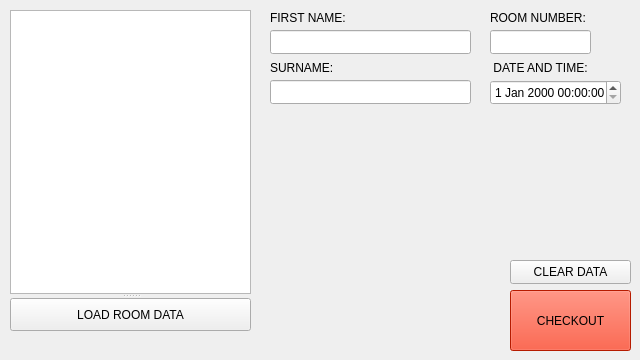
    <widget class="QWidget" name="CHECKOUT">
     <attribute name="title">
      <string>CHECKOUT</string>
     </attribute>
     <widget class="QLineEdit" name="line_surname_2">
      <property name="geometry">
       <rect>
        <x>270</x>
        <y>80</y>
        <width>201</width>
        <height>24</height>
       </rect>
      </property>
      <property name="readOnly">
       <bool>true</bool>
      </property>
     </widget>
     <widget class="QLineEdit" name="line_roomno_2">
      <property name="geometry">
       <rect>
        <x>490</x>
        <y>30</y>
        <width>101</width>
        <height>24</height>
       </rect>
      </property>
      <property name="readOnly">
       <bool>true</bool>
      </property>
     </widget>
     <widget class="QLabel" name="txt_surname_2">
      <property name="geometry">
       <rect>
        <x>270</x>
        <y>60</y>
        <width>68</width>
        <height>16</height>
       </rect>
      </property>
      <property name="text">
       <string>SURNAME:</string>
      </property>
     </widget>
     <widget class="QLabel" name="txt_rooomno_2">
      <property name="geometry">
       <rect>
        <x>490</x>
        <y>10</y>
        <width>101</width>
        <height>16</height>
       </rect>
      </property>
      <property name="text">
       <string>ROOM NUMBER:</string>
      </property>
     </widget>
     <widget class="QLabel" name="txt_firstname_2">
      <property name="geometry">
       <rect>
        <x>270</x>
        <y>10</y>
        <width>81</width>
        <height>16</height>
       </rect>
      </property>
      <property name="text">
       <string>FIRST NAME:</string>
      </property>
     </widget>
     <widget class="QLineEdit" name="line_firstname_2">
      <property name="geometry">
       <rect>
        <x>270</x>
        <y>30</y>
        <width>201</width>
        <height>24</height>
       </rect>
      </property>
      <property name="readOnly">
       <bool>true</bool>
      </property>
     </widget>
     <widget class="QPushButton" name="pushButton_checkout">
      <property name="geometry">
       <rect>
        <x>510</x>
        <y>290</y>
        <width>121</width>
        <height>61</height>
       </rect>
      </property>
      <property name="palette">
       <palette>
        <active>
         <colorrole role="WindowText">
          <brush brushstyle="SolidPattern">
           <color alpha="255">
            <red>0</red>
            <green>0</green>
            <blue>0</blue>
           </color>
          </brush>
         </colorrole>
         <colorrole role="Button">
          <brush brushstyle="SolidPattern">
           <color alpha="255">
            <red>255</red>
            <green>38</green>
            <blue>0</blue>
           </color>
          </brush>
         </colorrole>
         <colorrole role="Light">
          <brush brushstyle="SolidPattern">
           <color alpha="255">
            <red>255</red>
            <green>147</green>
            <blue>127</blue>
           </color>
          </brush>
         </colorrole>
         <colorrole role="Midlight">
          <brush brushstyle="SolidPattern">
           <color alpha="255">
            <red>255</red>
            <green>92</green>
            <blue>63</blue>
           </color>
          </brush>
         </colorrole>
         <colorrole role="Dark">
          <brush brushstyle="SolidPattern">
           <color alpha="255">
            <red>127</red>
            <green>19</green>
            <blue>0</blue>
           </color>
          </brush>
         </colorrole>
         <colorrole role="Mid">
          <brush brushstyle="SolidPattern">
           <color alpha="255">
            <red>170</red>
            <green>25</green>
            <blue>0</blue>
           </color>
          </brush>
         </colorrole>
         <colorrole role="Text">
          <brush brushstyle="SolidPattern">
           <color alpha="255">
            <red>0</red>
            <green>0</green>
            <blue>0</blue>
           </color>
          </brush>
         </colorrole>
         <colorrole role="BrightText">
          <brush brushstyle="SolidPattern">
           <color alpha="255">
            <red>255</red>
            <green>255</green>
            <blue>255</blue>
           </color>
          </brush>
         </colorrole>
         <colorrole role="ButtonText">
          <brush brushstyle="SolidPattern">
           <color alpha="255">
            <red>0</red>
            <green>0</green>
            <blue>0</blue>
           </color>
          </brush>
         </colorrole>
         <colorrole role="Base">
          <brush brushstyle="SolidPattern">
           <color alpha="255">
            <red>255</red>
            <green>255</green>
            <blue>255</blue>
           </color>
          </brush>
         </colorrole>
         <colorrole role="Window">
          <brush brushstyle="SolidPattern">
           <color alpha="255">
            <red>255</red>
            <green>38</green>
            <blue>0</blue>
           </color>
          </brush>
         </colorrole>
         <colorrole role="Shadow">
          <brush brushstyle="SolidPattern">
           <color alpha="255">
            <red>0</red>
            <green>0</green>
            <blue>0</blue>
           </color>
          </brush>
         </colorrole>
         <colorrole role="AlternateBase">
          <brush brushstyle="SolidPattern">
           <color alpha="255">
            <red>255</red>
            <green>146</green>
            <blue>127</blue>
           </color>
          </brush>
         </colorrole>
         <colorrole role="ToolTipBase">
          <brush brushstyle="SolidPattern">
           <color alpha="255">
            <red>255</red>
            <green>255</green>
            <blue>220</blue>
           </color>
          </brush>
         </colorrole>
         <colorrole role="ToolTipText">
          <brush brushstyle="SolidPattern">
           <color alpha="255">
            <red>0</red>
            <green>0</green>
            <blue>0</blue>
           </color>
          </brush>
         </colorrole>
         <colorrole role="PlaceholderText">
          <brush brushstyle="SolidPattern">
           <color alpha="128">
            <red>0</red>
            <green>0</green>
            <blue>0</blue>
           </color>
          </brush>
         </colorrole>
        </active>
        <inactive>
         <colorrole role="WindowText">
          <brush brushstyle="SolidPattern">
           <color alpha="255">
            <red>0</red>
            <green>0</green>
            <blue>0</blue>
           </color>
          </brush>
         </colorrole>
         <colorrole role="Button">
          <brush brushstyle="SolidPattern">
           <color alpha="255">
            <red>255</red>
            <green>38</green>
            <blue>0</blue>
           </color>
          </brush>
         </colorrole>
         <colorrole role="Light">
          <brush brushstyle="SolidPattern">
           <color alpha="255">
            <red>255</red>
            <green>147</green>
            <blue>127</blue>
           </color>
          </brush>
         </colorrole>
         <colorrole role="Midlight">
          <brush brushstyle="SolidPattern">
           <color alpha="255">
            <red>255</red>
            <green>92</green>
            <blue>63</blue>
           </color>
          </brush>
         </colorrole>
         <colorrole role="Dark">
          <brush brushstyle="SolidPattern">
           <color alpha="255">
            <red>127</red>
            <green>19</green>
            <blue>0</blue>
           </color>
          </brush>
         </colorrole>
         <colorrole role="Mid">
          <brush brushstyle="SolidPattern">
           <color alpha="255">
            <red>170</red>
            <green>25</green>
            <blue>0</blue>
           </color>
          </brush>
         </colorrole>
         <colorrole role="Text">
          <brush brushstyle="SolidPattern">
           <color alpha="255">
            <red>0</red>
            <green>0</green>
            <blue>0</blue>
           </color>
          </brush>
         </colorrole>
         <colorrole role="BrightText">
          <brush brushstyle="SolidPattern">
           <color alpha="255">
            <red>255</red>
            <green>255</green>
            <blue>255</blue>
           </color>
          </brush>
         </colorrole>
         <colorrole role="ButtonText">
          <brush brushstyle="SolidPattern">
           <color alpha="255">
            <red>0</red>
            <green>0</green>
            <blue>0</blue>
           </color>
          </brush>
         </colorrole>
         <colorrole role="Base">
          <brush brushstyle="SolidPattern">
           <color alpha="255">
            <red>255</red>
            <green>255</green>
            <blue>255</blue>
           </color>
          </brush>
         </colorrole>
         <colorrole role="Window">
          <brush brushstyle="SolidPattern">
           <color alpha="255">
            <red>255</red>
            <green>38</green>
            <blue>0</blue>
           </color>
          </brush>
         </colorrole>
         <colorrole role="Shadow">
          <brush brushstyle="SolidPattern">
           <color alpha="255">
            <red>0</red>
            <green>0</green>
            <blue>0</blue>
           </color>
          </brush>
         </colorrole>
         <colorrole role="AlternateBase">
          <brush brushstyle="SolidPattern">
           <color alpha="255">
            <red>255</red>
            <green>146</green>
            <blue>127</blue>
           </color>
          </brush>
         </colorrole>
         <colorrole role="ToolTipBase">
          <brush brushstyle="SolidPattern">
           <color alpha="255">
            <red>255</red>
            <green>255</green>
            <blue>220</blue>
           </color>
          </brush>
         </colorrole>
         <colorrole role="ToolTipText">
          <brush brushstyle="SolidPattern">
           <color alpha="255">
            <red>0</red>
            <green>0</green>
            <blue>0</blue>
           </color>
          </brush>
         </colorrole>
         <colorrole role="PlaceholderText">
          <brush brushstyle="SolidPattern">
           <color alpha="128">
            <red>0</red>
            <green>0</green>
            <blue>0</blue>
           </color>
          </brush>
         </colorrole>
        </inactive>
        <disabled>
         <colorrole role="WindowText">
          <brush brushstyle="SolidPattern">
           <color alpha="255">
            <red>127</red>
            <green>19</green>
            <blue>0</blue>
           </color>
          </brush>
         </colorrole>
         <colorrole role="Button">
          <brush brushstyle="SolidPattern">
           <color alpha="255">
            <red>255</red>
            <green>38</green>
            <blue>0</blue>
           </color>
          </brush>
         </colorrole>
         <colorrole role="Light">
          <brush brushstyle="SolidPattern">
           <color alpha="255">
            <red>255</red>
            <green>147</green>
            <blue>127</blue>
           </color>
          </brush>
         </colorrole>
         <colorrole role="Midlight">
          <brush brushstyle="SolidPattern">
           <color alpha="255">
            <red>255</red>
            <green>92</green>
            <blue>63</blue>
           </color>
          </brush>
         </colorrole>
         <colorrole role="Dark">
          <brush brushstyle="SolidPattern">
           <color alpha="255">
            <red>127</red>
            <green>19</green>
            <blue>0</blue>
           </color>
          </brush>
         </colorrole>
         <colorrole role="Mid">
          <brush brushstyle="SolidPattern">
           <color alpha="255">
            <red>170</red>
            <green>25</green>
            <blue>0</blue>
           </color>
          </brush>
         </colorrole>
         <colorrole role="Text">
          <brush brushstyle="SolidPattern">
           <color alpha="255">
            <red>127</red>
            <green>19</green>
            <blue>0</blue>
           </color>
          </brush>
         </colorrole>
         <colorrole role="BrightText">
          <brush brushstyle="SolidPattern">
           <color alpha="255">
            <red>255</red>
            <green>255</green>
            <blue>255</blue>
           </color>
          </brush>
         </colorrole>
         <colorrole role="ButtonText">
          <brush brushstyle="SolidPattern">
           <color alpha="255">
            <red>127</red>
            <green>19</green>
            <blue>0</blue>
           </color>
          </brush>
         </colorrole>
         <colorrole role="Base">
          <brush brushstyle="SolidPattern">
           <color alpha="255">
            <red>255</red>
            <green>38</green>
            <blue>0</blue>
           </color>
          </brush>
         </colorrole>
         <colorrole role="Window">
          <brush brushstyle="SolidPattern">
           <color alpha="255">
            <red>255</red>
            <green>38</green>
            <blue>0</blue>
           </color>
          </brush>
         </colorrole>
         <colorrole role="Shadow">
          <brush brushstyle="SolidPattern">
           <color alpha="255">
            <red>0</red>
            <green>0</green>
            <blue>0</blue>
           </color>
          </brush>
         </colorrole>
         <colorrole role="AlternateBase">
          <brush brushstyle="SolidPattern">
           <color alpha="255">
            <red>255</red>
            <green>38</green>
            <blue>0</blue>
           </color>
          </brush>
         </colorrole>
         <colorrole role="ToolTipBase">
          <brush brushstyle="SolidPattern">
           <color alpha="255">
            <red>255</red>
            <green>255</green>
            <blue>220</blue>
           </color>
          </brush>
         </colorrole>
         <colorrole role="ToolTipText">
          <brush brushstyle="SolidPattern">
           <color alpha="255">
            <red>0</red>
            <green>0</green>
            <blue>0</blue>
           </color>
          </brush>
         </colorrole>
         <colorrole role="PlaceholderText">
          <brush brushstyle="SolidPattern">
           <color alpha="128">
            <red>0</red>
            <green>0</green>
            <blue>0</blue>
           </color>
          </brush>
         </colorrole>
        </disabled>
       </palette>
      </property>
      <property name="text">
       <string>CHECKOUT</string>
      </property>
     </widget>
     <widget class="QPushButton" name="clear_checkout">
      <property name="enabled">
       <bool>true</bool>
      </property>
      <property name="geometry">
       <rect>
        <x>510</x>
        <y>260</y>
        <width>121</width>
        <height>24</height>
       </rect>
      </property>
      <property name="maximumSize">
       <size>
        <width>157</width>
        <height>24</height>
       </size>
      </property>
      <property name="text">
       <string>CLEAR DATA</string>
      </property>
     </widget>
     <widget class="QSplitter" name="splitter">
      <property name="geometry">
       <rect>
        <x>10</x>
        <y>10</y>
        <width>241</width>
        <height>321</height>
       </rect>
      </property>
      <property name="orientation">
       <enum>Qt::Vertical</enum>
      </property>
      <widget class="QTableView" name="tableView_room"/>
      <widget class="QPushButton" name="pushButton">
       <property name="text">
        <string>LOAD ROOM DATA</string>
       </property>
      </widget>
     </widget>
     <widget class="QDateTimeEdit" name="dateTimeEdit2">
      <property name="geometry">
       <rect>
        <x>490</x>
        <y>80</y>
        <width>131</width>
        <height>25</height>
       </rect>
      </property>
     </widget>
     <widget class="QLabel" name="label_3">
      <property name="geometry">
       <rect>
        <x>490</x>
        <y>60</y>
        <width>101</width>
        <height>16</height>
       </rect>
      </property>
      <property name="text">
       <string>DATE AND TIME:</string>
      </property>
      <property name="alignment">
       <set>Qt::AlignCenter</set>
      </property>
     </widget>
    </widget>
